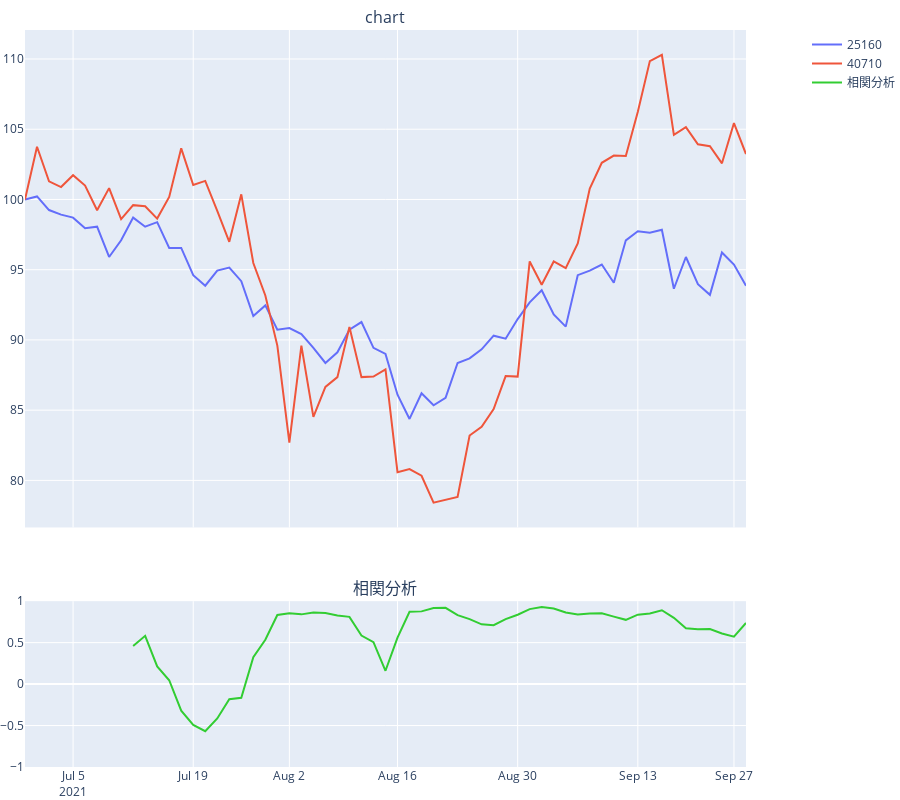
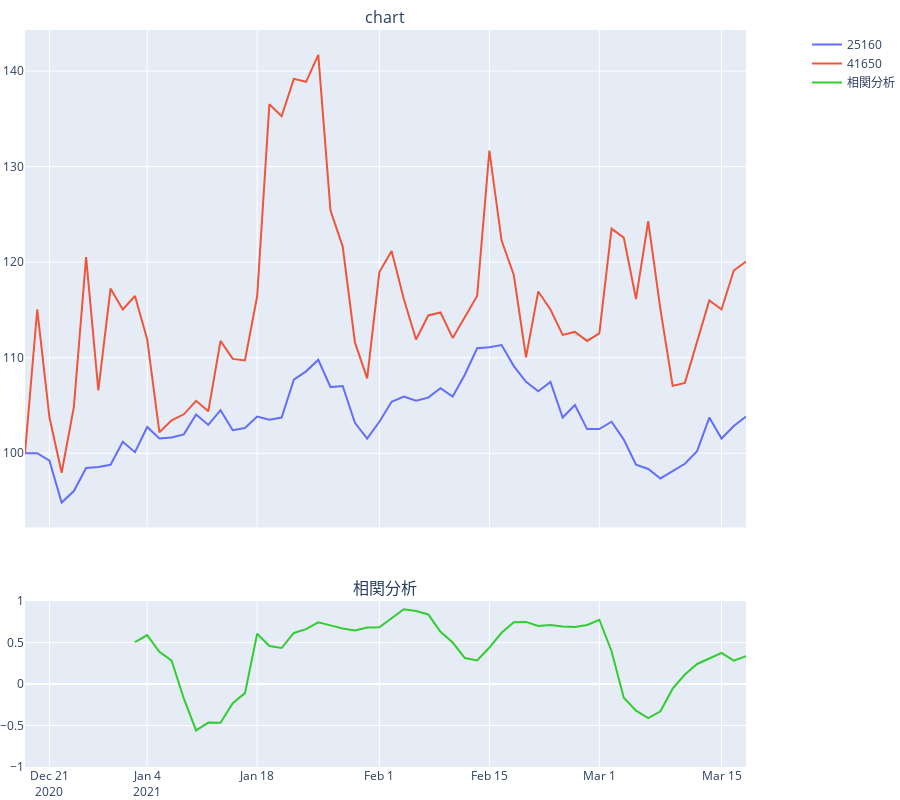
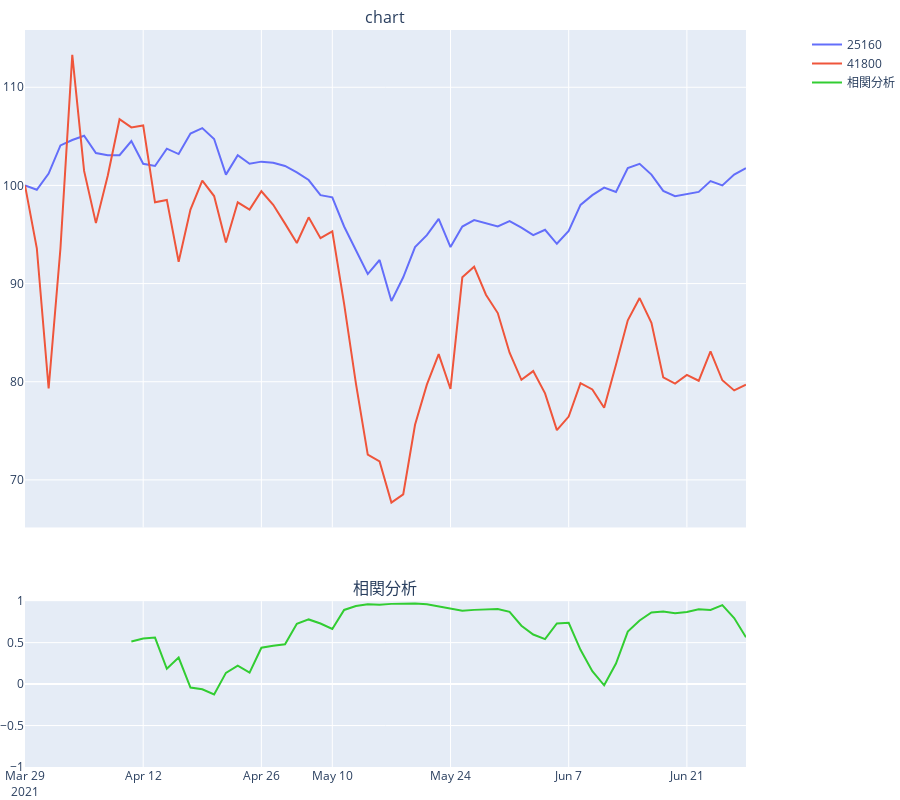
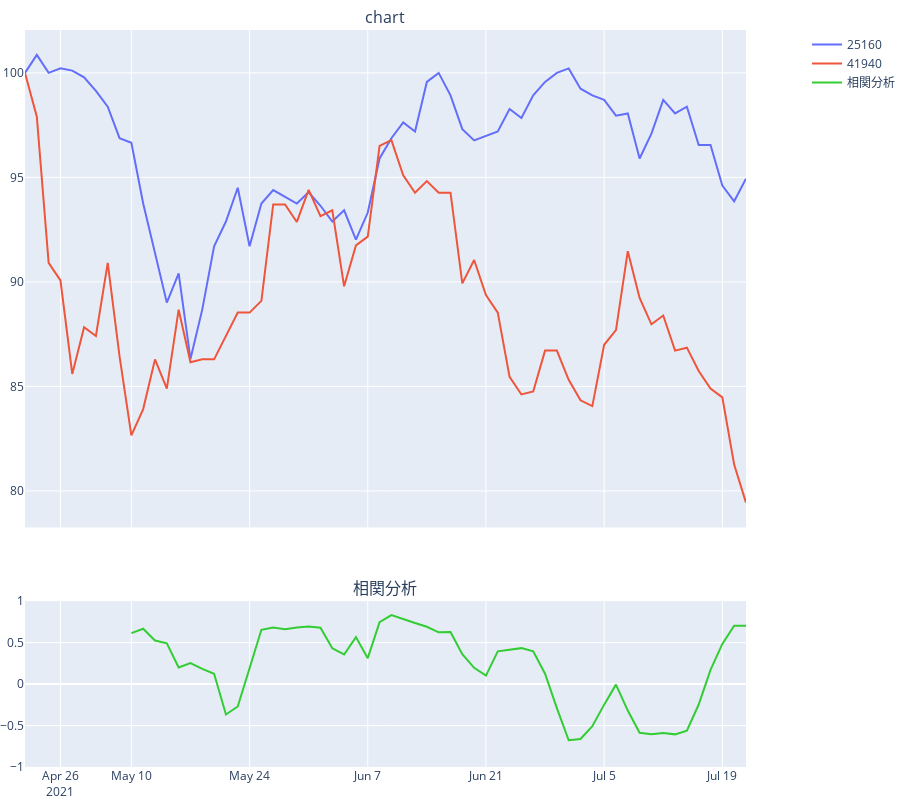

Here is the notebook cell these charts were saved with, in order:
### Code cell
for code in dict_target_change_ipo.keys():
    print(code)
    # strftimeで文字列型に変換して、int()関数で変換
    start = dict_target_change_ipo[code][2].strftime('%Y%m%d')
    end = dict_target_change_ipo[code][3].strftime('%Y%m%d')
    vi.pairchart(
        dict_target_change_ipo[code][0],
        dict_target_change_ipo[code][1],
        start,is_firstday_open_start=True,
        is_indexing=True,
        is_corr=True,
        corr_span=10,
        is_add_volume=False,
        is_add_volume_log=True,
        is_diff=False
        )
    # df確認用　下2行
    # print(dict_target_change_ipo[code][0])
    # print(dict_target_change_ipo[code][1])
    # True False
